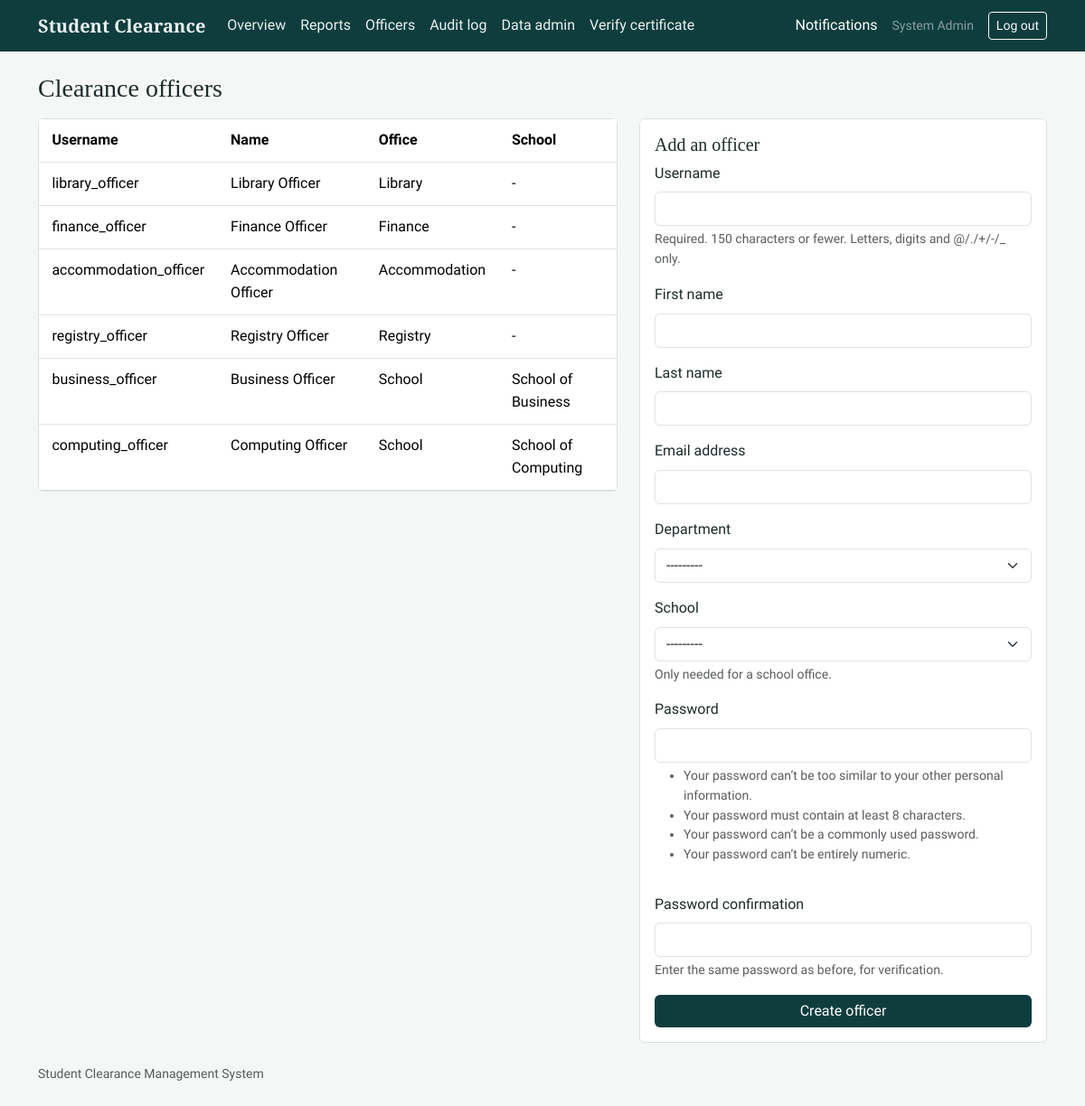
The app's page /manage/officers/ (signed in) with its own data.
### accounts/models.py (models this page shows, shortened)
class User(AbstractUser):
    class Role(models.TextChoices):
        STUDENT = "student", "Student"
        OFFICER = "officer", "Clearance officer"
        ADMIN = "admin", "Administrator"
    role = models.CharField(max_length=10, choices=Role.choices, default=Role.STUDENT)
    school = models.ForeignKey(School, null=True, blank=True, on_delete=models.SET_NULL, related_name="users")
    department = models.ForeignKey(
        Department, null=True, blank=True, on_delete=models.SET_NULL, related_name="officers"
    )
    @property
    def display_name(self):
        return self.get_full_name() or self.username

class Department(models.Model):
    name = models.CharField(max_length=120, unique=True)
    order = models.PositiveSmallIntegerField(unique=True, help_text="Position in the clearance sequence (1 = first).")
    is_school_office = models.BooleanField(
        default=False,
        help_text="If ticked, only an officer from the student's own school can act on this step.",
    )
    class Meta:
        ordering = ["order"]
    def __str__(self):
        return self.name

class School(models.Model):
    name = models.CharField(max_length=120, unique=True)
    class Meta:
        ordering = ["name"]
    def __str__(self):
        return self.name

### clearance/views.py (the view)
# urls.py: path("manage/officers/", views.manage_officers, name="manage_officers"),
@role_required(ADMIN)
def manage_officers(request):
    form = OfficerCreateForm(request.POST or None)
    if request.method == "POST" and form.is_valid():
        user = form.save()
        messages.success(request, f"Officer {user.username} created.")
        return redirect("manage_officers")
    officers = User.objects.filter(role=OFFICER).select_related("department", "school").order_by("department__order", "username")
    return render(request, "manage/officers.html", {"form": form, "officers": officers})

### accounts/forms.py (shortened to what this page needs)
class OfficerCreateForm(UserCreationForm):
    class Meta(UserCreationForm.Meta):
        model = User
        fields = ("username", "first_name", "last_name", "email", "department", "school")
    def __init__(self, *args, **kwargs):
        super().__init__(*args, **kwargs)
        self.fields["department"].required = True
        self.fields["school"].help_text = "Only needed for a school office."
        for field in self.fields.values():
            field.widget.attrs.setdefault("class", "form-select" if isinstance(field.widget, forms.Select) else "form-control")

### clearance/context_processors.py (called while the page is built)
def notifications(request):
    if request.user.is_authenticated:
        return {"unread_count": request.user.notifications.filter(is_read=False).count()}
    return {"unread_count": 0}

### templates/manage/officers.html (shortened to what this page needs)
{% extends "base.html" %}
{% block content %}
<h1 class="h3 mb-3">Clearance officers</h1>
<div class="row"><div class="col-lg-7 mb-4">
  <div class="card"><div class="table-responsive"><table class="table mb-0">
    <thead><tr><th>Username</th><th>Name</th><th>Office</th><th>School</th></tr></thead>
    <tbody>{% for o in officers %}<tr><td>{{ o.username }}</td><td>{{ o.display_name }}</td><td>{{ o.department|default:"-" }}</td><td>{{ o.school|default:"-" }}</td></tr>
    {% empty %}<tr><td colspan="4" class="text-center text-muted py-4">No officers yet. Add one.</td></tr>{% endfor %}</tbody></table></div></div>
</div>
<div class="col-lg-5"><form method="post" class="card card-body">{% csrf_token %}
  <h2 class="h5">Add an officer</h2>
  {% for field in form %}
    <div class="mb-3"><label class="form-label" for="{{ field.id_for_label }}">{{ field.label }}</label>{{ field }}
      {% if field.help_text %}<div class="form-text">{{ field.help_text|safe }}</div>{% endif %}
      {% for e in field.errors %}<div class="text-danger small">{{ e }}</div>{% endfor %}</div>
  {% endfor %}
  <button class="btn btn-scms">Create officer</button>
</form></div></div>
{% endblock %}

### templates/base.html (shortened to what this page needs)
{% load static %}<!doctype html>
<html lang="en">
<head>
  <link href="https://cdn.jsdelivr.net/npm/bootstrap@5.3.3/dist/css/bootstrap.min.css" rel="stylesheet">
  <link rel="stylesheet" href="{% static 'css/style.css' %}">
</head>
<body>
<nav class="navbar navbar-expand-lg scms-nav">
  <div class="container">
    <a class="navbar-brand" href="{% url 'home' %}">Student Clearance</a>
    <div class="collapse navbar-collapse" id="nav">
      <ul class="navbar-nav me-auto">
        {% if user.is_authenticated %}
          {% if user.role == 'student' %}
            <li class="nav-item"><a class="nav-link" href="{% url 'student_dashboard' %}">My clearance</a></li>
            <li class="nav-item"><a class="nav-link" href="{% url 'apply' %}">Apply</a></li>
          {% elif user.role == 'officer' %}
            <li class="nav-item"><a class="nav-link" href="{% url 'officer_dashboard' %}">Awaiting decision</a></li>
            <li class="nav-item"><a class="nav-link" href="{% url 'officer_history' %}">Past decisions</a></li>
          {% else %}
            <li class="nav-item"><a class="nav-link" href="{% url 'manage_dashboard' %}">Overview</a></li>
            <li class="nav-item"><a class="nav-link" href="{% url 'manage_reports' %}">Reports</a></li>
            <li class="nav-item"><a class="nav-link" href="{% url 'manage_officers' %}">Officers</a></li>
            <li class="nav-item"><a class="nav-link" href="{% url 'manage_audit' %}">Audit log</a></li>
            <li class="nav-item"><a class="nav-link" href="{% url 'admin:index' %}">Data admin</a></li>
          {% endif %}
        {% endif %}
        <li class="nav-item"><a class="nav-link" href="{% url 'verify_form' %}">Verify certificate</a></li>
      </ul>
      {% if user.is_authenticated %}
        <a class="nav-link text-white me-3" href="{% url 'notifications' %}">Notifications
          {% if unread_count %}<span class="badge bg-warning text-dark">{{ unread_count }}</span>{% endif %}</a>
        <span class="text-white-50 me-3 small">{{ user.display_name }}</span>
        <form method="post" action="{% url 'logout' %}" class="d-inline">{% csrf_token %}
          <button class="btn btn-sm btn-outline-light">Log out</button></form>
      {% else %}
        <a class="btn btn-sm btn-outline-light" href="{% url 'login' %}">Log in</a>
      {% endif %}
    </div>
  </div>
</nav>
<main class="container py-4">
  {% block content %}{% endblock %}
</main>
<footer class="container pb-4 small text-muted">Student Clearance Management System</footer>
</body>
</html>

### static/css/style.css (style rules this page uses)
:root { --ink: #1c2b2a; --teal: #0f3d3e; --teal-2: #17595a; --paper: #f5f7f6; --line: #d9e2e0; --cleared: #1e7a4c; --stop: #b3382c; }
body { background: var(--paper); color: var(--ink); font-family: "Source Sans 3", system-ui, sans-serif; line-height: 1.55; }
h1, h2, h3, .navbar-brand { font-family: "Source Serif 4", Georgia, serif; font-weight: 700; }
.scms-nav { background: var(--teal); }
.scms-nav .nav-link, .scms-nav .navbar-brand { color: #e8f1f0; }
.btn-scms { background: var(--teal); color: #fff; border: 0; }
a { color: var(--teal-2); }
.card { border-color: var(--line); border-radius: 6px; }
.table > :not(caption) > * > * { padding: .7rem .9rem; }

### records on screen
User: display_name "System Admin"
User: username "library_officer", display_name "Library Officer", department "Library", school "-"
User: username "finance_officer", display_name "Finance Officer", department "Finance", school "-"
User: username "accommodation_officer", display_name "Accommodation Officer", department "Accommodation", school "-"
User: username "registry_officer", display_name "Registry Officer", department "Registry", school "-"
User: username "business_officer", display_name "Business Officer", department "School", school "School of Business"
User: username "computing_officer", display_name "Computing Officer", department "School", school "School of Computing"

### other values on screen
{{ field.label }} "Username" "First name" "Last name" "Email address" "Department" "School" "Password" "Password confirmation"
{{ field.help_text|safe }} "Required. 150 characters or fewer. Letters, digits and @/./+/-/_ only." "Only needed for a school office." "Enter the same password as before, for verification."
